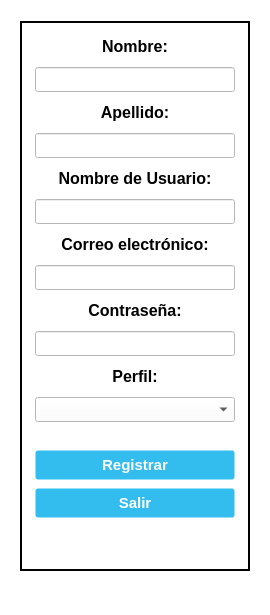
<?xml version="1.0" encoding="UTF-8"?>
<ui version="4.0">
 <class>RegistrationWindow</class>
 <widget class="QMainWindow" name="RegistrationWindow">
  <property name="geometry">
   <rect>
    <x>0</x>
    <y>0</y>
    <width>270</width>
    <height>615</height>
   </rect>
  </property>
  <property name="minimumSize">
   <size>
    <width>270</width>
    <height>615</height>
   </size>
  </property>
  <property name="maximumSize">
   <size>
    <width>270</width>
    <height>615</height>
   </size>
  </property>
  <property name="windowTitle">
   <string>Registrar Usuario</string>
  </property>
  <property name="windowIcon">
   <iconset>
    <normaloff>//nas01/DATOS/Comunes/EIPSA-ERP/Recursos/Iconos/icon.ico</normaloff>//nas01/DATOS/Comunes/EIPSA-ERP/Recursos/Iconos/icon.ico</iconset>
  </property>
  <property name="styleSheet">
   <string notr="true">QWidget {
background-color: rgb(255, 255, 255);
}

.QFrame {
	border: 2px solid black;
}

QPushButton {
background-color: #33bdef;
  border: 1px solid transparent;
  border-radius: 3px;
  color: #fff;
  font-family: -apple-system,system-ui,&quot;Segoe UI&quot;,&quot;Liberation Sans&quot;,sans-serif;
  font-size: 15px;
  font-weight: 800;
  line-height: 1.15385;
  margin: 0;
  outline: none;
  padding: 0px .8em;
  text-align: center;
  text-decoration: none;
  vertical-align: baseline;
  white-space: nowrap;
}

QPushButton:hover {
	background-color: #019ad2;
	border-color: rgb(0, 0, 0);
}

QPushButton:pressed {
	background-color: rgb(1, 140, 190);
	border-color: rgb(255, 255, 255);
}</string>
  </property>
  <widget class="QWidget" name="centralwidget">
   <layout class="QGridLayout" name="gridLayout_2">
    <item row="0" column="0">
     <widget class="QFrame" name="frame">
      <property name="minimumSize">
       <size>
        <width>230</width>
        <height>550</height>
       </size>
      </property>
      <property name="maximumSize">
       <size>
        <width>230</width>
        <height>550</height>
       </size>
      </property>
      <property name="styleSheet">
       <string notr="true"/>
      </property>
      <property name="frameShape">
       <enum>QFrame::Box</enum>
      </property>
      <property name="frameShadow">
       <enum>QFrame::Raised</enum>
      </property>
      <layout class="QGridLayout" name="gridLayout">
       <item row="0" column="0" rowspan="2" colspan="2">
        <layout class="QVBoxLayout" name="verticalLayout">
         <property name="spacing">
          <number>6</number>
         </property>
         <property name="sizeConstraint">
          <enum>QLayout::SetDefaultConstraint</enum>
         </property>
         <property name="leftMargin">
          <number>4</number>
         </property>
         <property name="rightMargin">
          <number>0</number>
         </property>
         <item>
          <widget class="QLabel" name="label_name_reg">
           <property name="minimumSize">
            <size>
             <width>200</width>
             <height>25</height>
            </size>
           </property>
           <property name="maximumSize">
            <size>
             <width>200</width>
             <height>25</height>
            </size>
           </property>
           <property name="font">
            <font>
             <pointsize>12</pointsize>
             <bold>true</bold>
            </font>
           </property>
           <property name="text">
            <string>Nombre:</string>
           </property>
           <property name="alignment">
            <set>Qt::AlignCenter</set>
           </property>
          </widget>
         </item>
         <item>
          <widget class="QLineEdit" name="name_reg">
           <property name="minimumSize">
            <size>
             <width>200</width>
             <height>25</height>
            </size>
           </property>
           <property name="maximumSize">
            <size>
             <width>200</width>
             <height>25</height>
            </size>
           </property>
           <property name="font">
            <font>
             <pointsize>10</pointsize>
            </font>
           </property>
           <property name="alignment">
            <set>Qt::AlignCenter</set>
           </property>
          </widget>
         </item>
         <item>
          <widget class="QLabel" name="label_secondname_reg">
           <property name="minimumSize">
            <size>
             <width>200</width>
             <height>25</height>
            </size>
           </property>
           <property name="maximumSize">
            <size>
             <width>200</width>
             <height>25</height>
            </size>
           </property>
           <property name="font">
            <font>
             <pointsize>12</pointsize>
             <bold>true</bold>
            </font>
           </property>
           <property name="text">
            <string>Apellido:</string>
           </property>
           <property name="alignment">
            <set>Qt::AlignCenter</set>
           </property>
          </widget>
         </item>
         <item>
          <widget class="QLineEdit" name="secondname_reg">
           <property name="minimumSize">
            <size>
             <width>200</width>
             <height>25</height>
            </size>
           </property>
           <property name="maximumSize">
            <size>
             <width>200</width>
             <height>25</height>
            </size>
           </property>
           <property name="font">
            <font>
             <pointsize>10</pointsize>
            </font>
           </property>
           <property name="alignment">
            <set>Qt::AlignCenter</set>
           </property>
          </widget>
         </item>
         <item>
          <widget class="QLabel" name="label_username_reg">
           <property name="enabled">
            <bool>true</bool>
           </property>
           <property name="sizePolicy">
            <sizepolicy hsizetype="Maximum" vsizetype="Maximum">
             <horstretch>0</horstretch>
             <verstretch>0</verstretch>
            </sizepolicy>
           </property>
           <property name="minimumSize">
            <size>
             <width>200</width>
             <height>25</height>
            </size>
           </property>
           <property name="maximumSize">
            <size>
             <width>200</width>
             <height>25</height>
            </size>
           </property>
           <property name="font">
            <font>
             <pointsize>12</pointsize>
             <bold>true</bold>
            </font>
           </property>
           <property name="text">
            <string>Nombre de Usuario:</string>
           </property>
           <property name="alignment">
            <set>Qt::AlignCenter</set>
           </property>
          </widget>
         </item>
         <item>
          <widget class="QLineEdit" name="username_reg">
           <property name="enabled">
            <bool>true</bool>
           </property>
           <property name="sizePolicy">
            <sizepolicy hsizetype="Maximum" vsizetype="Fixed">
             <horstretch>0</horstretch>
             <verstretch>0</verstretch>
            </sizepolicy>
           </property>
           <property name="minimumSize">
            <size>
             <width>200</width>
             <height>25</height>
            </size>
           </property>
           <property name="maximumSize">
            <size>
             <width>200</width>
             <height>25</height>
            </size>
           </property>
           <property name="font">
            <font>
             <pointsize>10</pointsize>
            </font>
           </property>
           <property name="alignment">
            <set>Qt::AlignCenter</set>
           </property>
          </widget>
         </item>
         <item>
          <widget class="QLabel" name="label_email_reg">
           <property name="minimumSize">
            <size>
             <width>200</width>
             <height>25</height>
            </size>
           </property>
           <property name="maximumSize">
            <size>
             <width>200</width>
             <height>25</height>
            </size>
           </property>
           <property name="font">
            <font>
             <pointsize>12</pointsize>
             <bold>true</bold>
            </font>
           </property>
           <property name="text">
            <string>Correo electrónico:</string>
           </property>
           <property name="alignment">
            <set>Qt::AlignCenter</set>
           </property>
          </widget>
         </item>
         <item>
          <widget class="QLineEdit" name="email_reg">
           <property name="minimumSize">
            <size>
             <width>200</width>
             <height>25</height>
            </size>
           </property>
           <property name="maximumSize">
            <size>
             <width>200</width>
             <height>25</height>
            </size>
           </property>
           <property name="font">
            <font>
             <pointsize>10</pointsize>
            </font>
           </property>
           <property name="alignment">
            <set>Qt::AlignCenter</set>
           </property>
          </widget>
         </item>
         <item>
          <widget class="QLabel" name="label_password_reg">
           <property name="enabled">
            <bool>true</bool>
           </property>
           <property name="sizePolicy">
            <sizepolicy hsizetype="Maximum" vsizetype="Maximum">
             <horstretch>0</horstretch>
             <verstretch>0</verstretch>
            </sizepolicy>
           </property>
           <property name="minimumSize">
            <size>
             <width>200</width>
             <height>25</height>
            </size>
           </property>
           <property name="maximumSize">
            <size>
             <width>200</width>
             <height>25</height>
            </size>
           </property>
           <property name="font">
            <font>
             <pointsize>12</pointsize>
             <bold>true</bold>
            </font>
           </property>
           <property name="layoutDirection">
            <enum>Qt::LeftToRight</enum>
           </property>
           <property name="text">
            <string>Contraseña:</string>
           </property>
           <property name="alignment">
            <set>Qt::AlignCenter</set>
           </property>
          </widget>
         </item>
         <item>
          <widget class="QLineEdit" name="password_reg">
           <property name="enabled">
            <bool>true</bool>
           </property>
           <property name="sizePolicy">
            <sizepolicy hsizetype="Maximum" vsizetype="Maximum">
             <horstretch>0</horstretch>
             <verstretch>0</verstretch>
            </sizepolicy>
           </property>
           <property name="minimumSize">
            <size>
             <width>200</width>
             <height>25</height>
            </size>
           </property>
           <property name="maximumSize">
            <size>
             <width>200</width>
             <height>25</height>
            </size>
           </property>
           <property name="font">
            <font>
             <pointsize>10</pointsize>
            </font>
           </property>
           <property name="echoMode">
            <enum>QLineEdit::Password</enum>
           </property>
           <property name="alignment">
            <set>Qt::AlignCenter</set>
           </property>
          </widget>
         </item>
         <item>
          <widget class="QLabel" name="label_rol_reg">
           <property name="minimumSize">
            <size>
             <width>200</width>
             <height>25</height>
            </size>
           </property>
           <property name="maximumSize">
            <size>
             <width>200</width>
             <height>25</height>
            </size>
           </property>
           <property name="font">
            <font>
             <pointsize>12</pointsize>
             <bold>true</bold>
            </font>
           </property>
           <property name="text">
            <string>Perfil:</string>
           </property>
           <property name="alignment">
            <set>Qt::AlignCenter</set>
           </property>
          </widget>
         </item>
         <item>
          <widget class="QComboBox" name="rol_reg">
           <property name="minimumSize">
            <size>
             <width>200</width>
             <height>25</height>
            </size>
           </property>
           <property name="maximumSize">
            <size>
             <width>200</width>
             <height>25</height>
            </size>
           </property>
           <property name="font">
            <font>
             <pointsize>10</pointsize>
            </font>
           </property>
          </widget>
         </item>
         <item>
          <spacer name="vSpacer4">
           <property name="enabled">
            <bool>true</bool>
           </property>
           <property name="sizePolicy">
            <sizepolicy hsizetype="Minimum" vsizetype="Fixed">
             <horstretch>0</horstretch>
             <verstretch>0</verstretch>
            </sizepolicy>
           </property>
           <property name="orientation">
            <enum>Qt::Vertical</enum>
           </property>
           <property name="sizeType">
            <enum>QSizePolicy::Fixed</enum>
           </property>
           <property name="sizeHint" stdset="0">
            <size>
             <width>20</width>
             <height>20</height>
            </size>
           </property>
          </spacer>
         </item>
         <item>
          <widget class="QPushButton" name="accept_reg">
           <property name="enabled">
            <bool>true</bool>
           </property>
           <property name="sizePolicy">
            <sizepolicy hsizetype="Maximum" vsizetype="Maximum">
             <horstretch>0</horstretch>
             <verstretch>0</verstretch>
            </sizepolicy>
           </property>
           <property name="minimumSize">
            <size>
             <width>200</width>
             <height>30</height>
            </size>
           </property>
           <property name="maximumSize">
            <size>
             <width>200</width>
             <height>30</height>
            </size>
           </property>
           <property name="font">
            <font>
             <pointsize>-1</pointsize>
             <bold>true</bold>
             <underline>false</underline>
             <strikeout>false</strikeout>
            </font>
           </property>
           <property name="styleSheet">
            <string notr="true">QPushButton:focus{
background-color: #019ad2;
border-color: rgb(0, 0, 0);
}</string>
           </property>
           <property name="text">
            <string>Registrar</string>
           </property>
           <property name="autoDefault">
            <bool>true</bool>
           </property>
          </widget>
         </item>
         <item>
          <widget class="QPushButton" name="exit_reg">
           <property name="enabled">
            <bool>true</bool>
           </property>
           <property name="sizePolicy">
            <sizepolicy hsizetype="Maximum" vsizetype="Maximum">
             <horstretch>0</horstretch>
             <verstretch>0</verstretch>
            </sizepolicy>
           </property>
           <property name="minimumSize">
            <size>
             <width>200</width>
             <height>30</height>
            </size>
           </property>
           <property name="maximumSize">
            <size>
             <width>200</width>
             <height>30</height>
            </size>
           </property>
           <property name="font">
            <font>
             <pointsize>-1</pointsize>
             <bold>true</bold>
             <underline>false</underline>
             <strikeout>false</strikeout>
            </font>
           </property>
           <property name="styleSheet">
            <string notr="true">QPushButton:focus{
background-color: #019ad2;
border-color: rgb(0, 0, 0);
}</string>
           </property>
           <property name="text">
            <string>Salir</string>
           </property>
           <property name="autoDefault">
            <bool>true</bool>
           </property>
          </widget>
         </item>
         <item>
          <widget class="QLabel" name="label_error">
           <property name="minimumSize">
            <size>
             <width>200</width>
             <height>25</height>
            </size>
           </property>
           <property name="maximumSize">
            <size>
             <width>200</width>
             <height>25</height>
            </size>
           </property>
           <property name="styleSheet">
            <string notr="true">color: rgb(255, 0, 0);</string>
           </property>
           <property name="alignment">
            <set>Qt::AlignCenter</set>
           </property>
           <property name="wordWrap">
            <bool>true</bool>
           </property>
          </widget>
         </item>
        </layout>
       </item>
      </layout>
     </widget>
    </item>
   </layout>
  </widget>
  <widget class="QMenuBar" name="menubar">
   <property name="geometry">
    <rect>
     <x>0</x>
     <y>0</y>
     <width>270</width>
     <height>22</height>
    </rect>
   </property>
  </widget>
  <widget class="QStatusBar" name="statusbar"/>
 </widget>
 <resources/>
 <connections>
  <connection>
   <sender>exit_reg</sender>
   <signal>clicked()</signal>
   <receiver>RegistrationWindow</receiver>
   <slot>close()</slot>
   <hints>
    <hint type="sourcelabel">
     <x>172</x>
     <y>523</y>
    </hint>
    <hint type="destinationlabel">
     <x>186</x>
     <y>589</y>
    </hint>
   </hints>
  </connection>
 </connections>
</ui>
